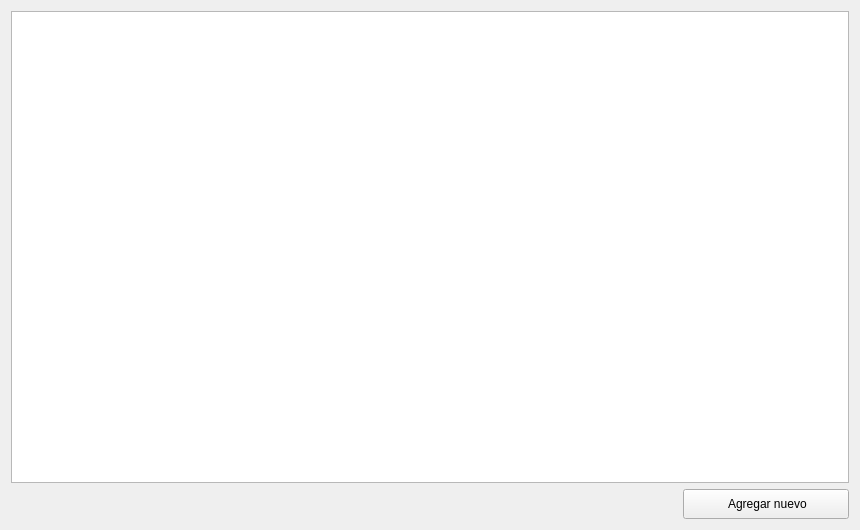
<?xml version="1.0" encoding="UTF-8"?>
<ui version="4.0">
 <class>Form</class>
 <widget class="QWidget" name="Form">
  <property name="geometry">
   <rect>
    <x>0</x>
    <y>0</y>
    <width>860</width>
    <height>530</height>
   </rect>
  </property>
  <property name="minimumSize">
   <size>
    <width>860</width>
    <height>530</height>
   </size>
  </property>
  <property name="maximumSize">
   <size>
    <width>860</width>
    <height>530</height>
   </size>
  </property>
  <property name="windowTitle">
   <string>Form</string>
  </property>
  <layout class="QGridLayout" name="gridLayout" rowstretch="0,80,5" columnstretch="80,20">
   <item row="2" column="0">
    <spacer name="horizontalSpacer">
     <property name="orientation">
      <enum>Qt::Horizontal</enum>
     </property>
     <property name="sizeHint" stdset="0">
      <size>
       <width>40</width>
       <height>20</height>
      </size>
     </property>
    </spacer>
   </item>
   <item row="2" column="1">
    <widget class="QPushButton" name="btn_agregarbebida">
     <property name="sizePolicy">
      <sizepolicy hsizetype="Expanding" vsizetype="Expanding">
       <horstretch>0</horstretch>
       <verstretch>0</verstretch>
      </sizepolicy>
     </property>
     <property name="text">
      <string> Agregar nuevo</string>
     </property>
    </widget>
   </item>
   <item row="0" column="0" rowspan="2" colspan="2">
    <widget class="QTableView" name="tableView"/>
   </item>
  </layout>
 </widget>
 <resources/>
 <connections/>
</ui>
